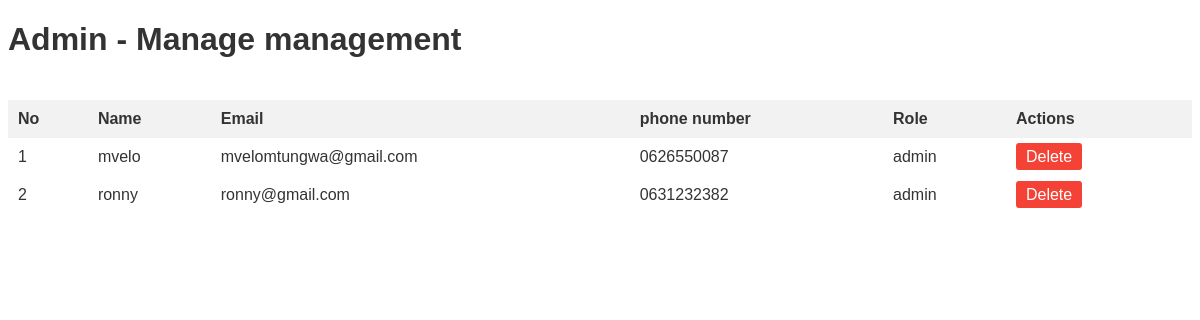
The app's page /deesus/admin_manage_users.php with its own data.
### tables this page shows
CREATE TABLE IF NOT EXISTS `users` (
  `id` int NOT NULL AUTO_INCREMENT,
  `name` varchar(200) NOT NULL,
  `email` varchar(200) NOT NULL,
  `calls` varchar(200) NOT NULL,
  `password` varchar(500) NOT NULL,
  `role` varchar(200) NOT NULL,
  PRIMARY KEY (`id`)
);

### deesus/admin_manage_users.php (the view, shortened to what this page needs)
<?php
include "conn.php";
$query = "SELECT * FROM users WHERE role = 'admin' ORDER BY id DESC";
$result = $conn->query($query);
?>
<!DOCTYPE html>
<html lang="en">
<head>
</head>
<body>
    <div class="container">
        <h1 >Admin - Manage management</h1>
        <div class="scrollable">
            <table>
                <thead>
                    <tr>
                        <th>No</th>
                        <th>Name</th>
                        <th>Email</th>
                        <th>phone number</th>
                        <th>Role</th>
                        <th>Actions</th>
                    </tr>
                </thead>
                <tbody>
                    <?php
                    $count =1;
                    if ($result->num_rows > 0) {
                        while ($row = $result->fetch_assoc()) {
                            echo "<tr>";
                            echo "<td>" . $count++. "</td>";
                            echo "<td>" . $row['name'] . "</td>";
                            echo "<td>" . $row['email'] . "</td>";
                            echo "<td>" . $row['calls'] . "</td>";
                            echo "<td>" . $row['role'] . "</td>";
                            echo "<td class='actions'>";
                            echo "<a href='admin_manage_users.php?delete_id=" . $row['id'] . "' class='delete' onclick='return confirm(\"Are you sure you want to delete this user?\");'>Delete</a>";
                            echo "</td>";
                            echo "</tr>";
                        }
                    } else {
                        echo "<tr><td colspan='6'>No admin users found.</td></tr>";
                    }
                    ?>
                </tbody>
            </table>
        </div>
    </div>
</body>
</html>

### deesus/admin_manage_users.php (style rules this page uses)
body { font-family: Arial, sans-serif; background-color:white; color: #333; }
.container { width: 100%; padding: 0px; background-color: white; }
h1 { text-align: start; }
table { width: 100%; border-collapse: collapse; margin-top: 20px; }
th, td { padding: 10px; text-align: left; }
th { background-color: #f2f2f2; }
.actions a { text-decoration: none; margin-right: 10px; padding: 5px 10px; background-color: #4CAF50; color: white; border-radius: 3px; }
.actions a.delete { background-color: #f44336; }
.scrollable { max-height: 400px; overflow-y: auto; }

### records on screen
users: name "mvelo", email "mvelomtungwa@gmail.com", calls "0626550087", role "admin"
users: name "ronny", email "ronny@gmail.com", calls "0631232382", role "admin"
